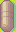

Tiled map render using the project's own tile images. Description and the whole map definition, tile-layer contents included, below:
An orthogonal 1x2 tile map with 16x16 px tiles, 1 tile layer (Tile Layer 1).

<map version="1.5" tiledversion="1.7.2" orientation="orthogonal" renderorder="right-down" width="1" height="2" tilewidth="16" tileheight="16" infinite="0" nextlayerid="2" nextobjectid="1">
 <tileset firstgid="1" name="aw2.png" tilewidth="16" tileheight="16" tilecount="512" columns="32">
  <image source="aw2.png" trans="ffffff" width="512" height="256" />
 </tileset>
 <layer id="1" name="Tile Layer 1" width="1" height="2">
  <data>
   <tile gid="259" />
   <tile gid="260" />
  </data>
 </layer>
</map>
